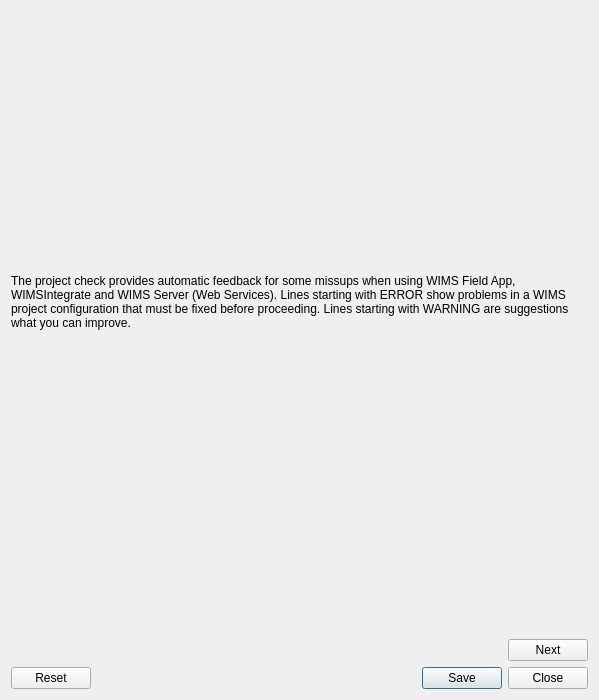
<?xml version="1.0" encoding="UTF-8"?>
<ui version="4.0">
 <class>QFieldPackageDialogBase</class>
 <widget class="QDialog" name="QFieldPackageDialogBase">
  <property name="geometry">
   <rect>
    <x>0</x>
    <y>0</y>
    <width>599</width>
    <height>700</height>
   </rect>
  </property>
  <property name="windowTitle">
   <string>Package Project for WIMS</string>
  </property>
  <layout class="QVBoxLayout" name="verticalLayout_3">
   <item>
    <widget class="QStackedWidget" name="stackedWidget">
     <property name="currentIndex">
      <number>0</number>
     </property>
     <widget class="QWidget" name="projectCompatibilityPage">
      <layout class="QVBoxLayout" name="verticalLayout_2">
       <property name="leftMargin">
        <number>0</number>
       </property>
       <property name="topMargin">
        <number>0</number>
       </property>
       <property name="rightMargin">
        <number>0</number>
       </property>
       <property name="bottomMargin">
        <number>0</number>
       </property>
       <item>
        <widget class="QLabel" name="feedbackLabel">
         <property name="text">
          <string>The project check provides automatic feedback for some missups when using WIMS Field App, WIMSIntegrate and WIMS Server (Web Services). Lines starting with ERROR show problems in a WIMS project configuration that must be fixed before proceeding. Lines starting with WARNING are suggestions what you can improve.</string>
         </property>
         <property name="wordWrap">
          <bool>true</bool>
         </property>
        </widget>
       </item>
       <item>
        <layout class="QVBoxLayout" name="feedbackTableWrapperLayout"/>
       </item>
       <item>
        <spacer name="verticalSpacer">
         <property name="orientation">
          <enum>Qt::Vertical</enum>
         </property>
         <property name="sizeType">
          <enum>QSizePolicy::Preferred</enum>
         </property>
         <property name="sizeHint" stdset="0">
          <size>
           <width>20</width>
           <height>40</height>
          </size>
         </property>
        </spacer>
       </item>
      </layout>
     </widget>
     <widget class="QWidget" name="packagePage">
      <layout class="QVBoxLayout" name="verticalLayout">
       <property name="leftMargin">
        <number>0</number>
       </property>
       <property name="topMargin">
        <number>0</number>
       </property>
       <property name="rightMargin">
        <number>0</number>
       </property>
       <property name="bottomMargin">
        <number>0</number>
       </property>
       <item>
        <widget class="QGroupBox" name="groupBox">
         <property name="title">
          <string>Packaged Project Title</string>
         </property>
         <layout class="QGridLayout" name="gridLayout">
          <item row="0" column="0">
           <widget class="QLineEdit" name="packagedProjectTitleLineEdit"/>
          </item>
         </layout>
        </widget>
       </item>
       <item>
        <widget class="QGroupBox" name="groupBox">
         <property name="title">
          <string>Packaged Project Filename</string>
         </property>
         <layout class="QGridLayout" name="gridLayout">
          <item row="0" column="0" colspan="2">
           <widget class="QgsFileWidget" name="packagedProjectFileWidget">
            <property name="storageMode">
             <enum>QgsFileWidget::SaveFile</enum>
            </property>
           </widget>
          </item>
          <item row="1" column="0" colspan="2">
           <widget class="QLabel" name="packagedProjectFileFeedbackLabel">
            <property name="text">
             <string/>
            </property>
           </widget>
          </item>
         </layout>
        </widget>
       </item>
       <item>
        <widget class="QgsCollapsibleGroupBox" name="advancedOptionsGroupBox">
         <property name="title">
          <string>Advanced</string>
         </property>
         <layout class="QVBoxLayout" name="verticalLayout_5"/>
        </widget>
       </item>
       <item>
        <widget class="QGroupBox" name="progress_group">
         <property name="title">
          <string>Progress</string>
         </property>
         <layout class="QVBoxLayout" name="verticalLayout_6">
          <item>
           <widget class="QLabel" name="label_11">
            <property name="text">
             <string>Total</string>
            </property>
           </widget>
          </item>
          <item>
           <widget class="QProgressBar" name="totalProgressBar">
            <property name="value">
             <number>0</number>
            </property>
           </widget>
          </item>
          <item>
           <widget class="QLabel" name="statusLabel">
            <property name="text">
             <string>Layer</string>
            </property>
           </widget>
          </item>
          <item>
           <widget class="QProgressBar" name="layerProgressBar">
            <property name="value">
             <number>0</number>
            </property>
           </widget>
          </item>
          <item>
           <spacer>
            <property name="orientation">
             <enum>Qt::Vertical</enum>
            </property>
            <property name="sizeType">
             <enum>QSizePolicy::Expanding</enum>
            </property>
            <property name="sizeHint" stdset="0">
             <size>
              <width>16</width>
              <height>16</height>
             </size>
            </property>
           </spacer>
          </item>
          <item>
           <widget class="QGroupBox" name="infoGroupBox">
            <property name="title">
             <string>Information</string>
            </property>
            <layout class="QGridLayout" name="gridLayout_8">
             <item row="0" column="0">
              <widget class="QLabel" name="infoLocalizedPresentLabel">
               <property name="sizePolicy">
                <sizepolicy hsizetype="Preferred" vsizetype="Minimum">
                 <horstretch>0</horstretch>
                 <verstretch>0</verstretch>
                </sizepolicy>
               </property>
               <property name="text">
                <string>The current project relies on datasets stored in localized data paths, make sure to copy the relevant datasets into the localized data path of devices running QField. On most devices, the path is &lt;u&gt;/QField/basemaps.&lt;/u&gt;</string>
               </property>
               <property name="wordWrap">
                <bool>true</bool>
               </property>
              </widget>
             </item>
             <item row="1" column="0">
              <widget class="QLabel" name="infoLocalizedLayersLabel">
               <property name="sizePolicy">
                <sizepolicy hsizetype="Preferred" vsizetype="Minimum">
                 <horstretch>0</horstretch>
                 <verstretch>0</verstretch>
                </sizepolicy>
               </property>
               <property name="text">
                <string/>
               </property>
               <property name="wordWrap">
                <bool>true</bool>
               </property>
              </widget>
             </item>
            </layout>
           </widget>
          </item>
         </layout>
        </widget>
       </item>
      </layout>
     </widget>
    </widget>
   </item>
   <item>
    <layout class="QHBoxLayout" name="horizontalLayout">
     <property name="topMargin">
      <number>0</number>
     </property>
     <item>
      <spacer name="horizontalSpacer">
       <property name="orientation">
        <enum>Qt::Horizontal</enum>
       </property>
       <property name="sizeHint" stdset="0">
        <size>
         <width>40</width>
         <height>20</height>
        </size>
       </property>
      </spacer>
     </item>
     <item>
      <widget class="QPushButton" name="nextButton">
       <property name="text">
        <string>Next</string>
       </property>
      </widget>
     </item>
    </layout>
   </item>
   <item>
    <widget class="QDialogButtonBox" name="button_box">
     <property name="orientation">
      <enum>Qt::Horizontal</enum>
     </property>
     <property name="standardButtons">
      <set>QDialogButtonBox::Close|QDialogButtonBox::Reset|QDialogButtonBox::Save</set>
     </property>
    </widget>
   </item>
  </layout>
 </widget>
 <customwidgets>
  <customwidget>
   <class>QgsCollapsibleGroupBox</class>
   <extends>QGroupBox</extends>
   <header>qgscollapsiblegroupbox.h</header>
   <container>1</container>
  </customwidget>
  <customwidget>
   <class>QgsFileWidget</class>
   <extends>QWidget</extends>
   <header>qgsfilewidget.h</header>
  </customwidget>
 </customwidgets>
 <resources/>
 <connections>
  <connection>
   <sender>button_box</sender>
   <signal>rejected()</signal>
   <receiver>QFieldPackageDialogBase</receiver>
   <slot>reject()</slot>
   <hints>
    <hint type="sourcelabel">
     <x>20</x>
     <y>20</y>
    </hint>
    <hint type="destinationlabel">
     <x>20</x>
     <y>20</y>
    </hint>
   </hints>
  </connection>
 </connections>
</ui>
